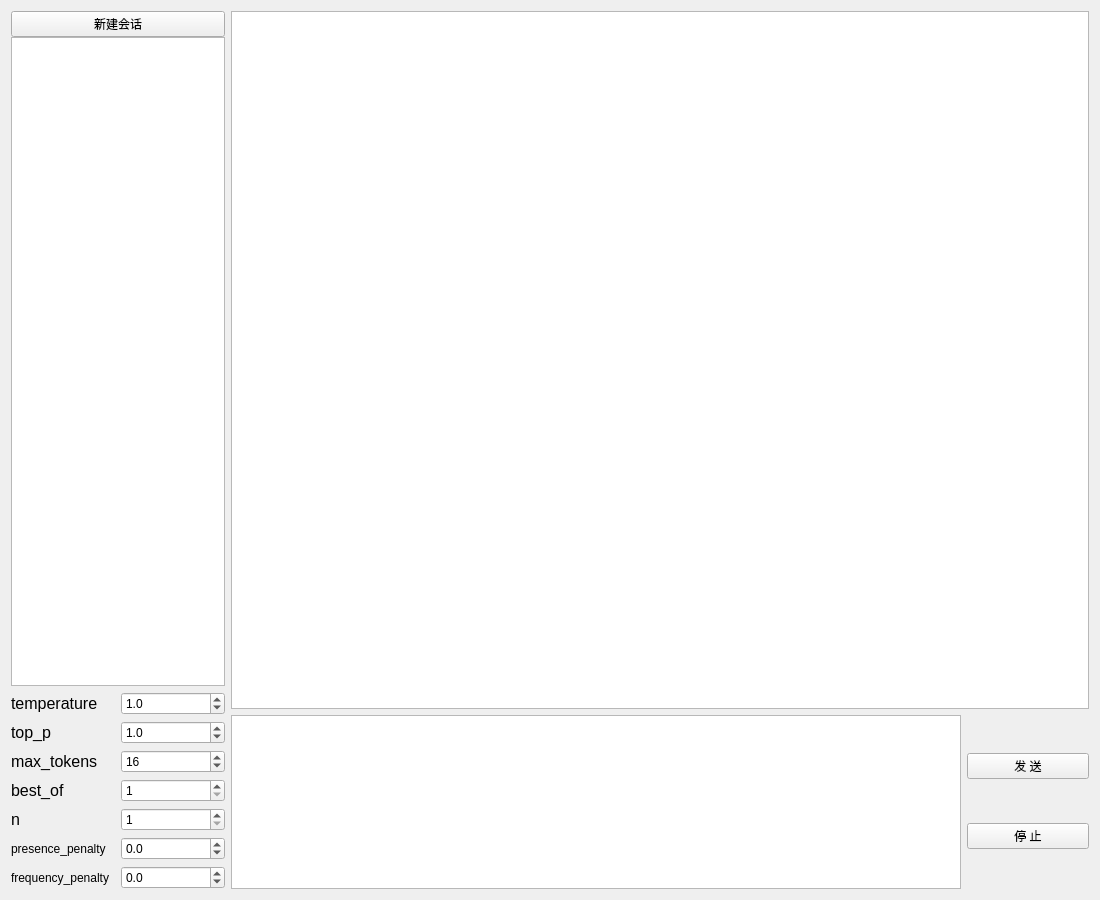
<?xml version="1.0" encoding="UTF-8"?>
<ui version="4.0">
 <class>Frame</class>
 <widget class="QWidget" name="Frame">
  <property name="geometry">
   <rect>
    <x>0</x>
    <y>0</y>
    <width>1100</width>
    <height>900</height>
   </rect>
  </property>
  <property name="maximumSize">
   <size>
    <width>1100</width>
    <height>900</height>
   </size>
  </property>
  <property name="windowTitle">
   <string>ChatGPT</string>
  </property>
  <layout class="QHBoxLayout" name="horizontalLayout_2" stretch="1,4">
   <item>
    <layout class="QVBoxLayout" name="verticalLayout_3" stretch="2,1">
     <item>
      <layout class="QVBoxLayout" name="verticalLayout" stretch="1,8">
       <property name="spacing">
        <number>0</number>
       </property>
       <item>
        <widget class="PushButton" name="btnNewSession">
         <property name="text">
          <string>新建会话</string>
         </property>
        </widget>
       </item>
       <item>
        <widget class="ListWidget" name="lwSessions">
         <property name="styleSheet">
          <string notr="true">backgtound rgb(255, 255, 255,255)</string>
         </property>
        </widget>
       </item>
      </layout>
     </item>
     <item>
      <layout class="QGridLayout" name="gridLayout_2">
       <item row="0" column="0">
        <widget class="QLabel" name="label_2">
         <property name="font">
          <font>
           <pointsize>12</pointsize>
          </font>
         </property>
         <property name="text">
          <string>temperature</string>
         </property>
        </widget>
       </item>
       <item row="0" column="1">
        <widget class="DoubleSpinBox" name="dsbTemperature">
         <property name="decimals">
          <number>1</number>
         </property>
         <property name="maximum">
          <double>2.000000000000000</double>
         </property>
         <property name="singleStep">
          <double>0.100000000000000</double>
         </property>
         <property name="value">
          <double>1.000000000000000</double>
         </property>
        </widget>
       </item>
       <item row="1" column="0">
        <widget class="QLabel" name="label_3">
         <property name="font">
          <font>
           <pointsize>12</pointsize>
          </font>
         </property>
         <property name="text">
          <string>top_p</string>
         </property>
        </widget>
       </item>
       <item row="1" column="1">
        <widget class="DoubleSpinBox" name="dsbTopP">
         <property name="decimals">
          <number>1</number>
         </property>
         <property name="maximum">
          <double>2.000000000000000</double>
         </property>
         <property name="singleStep">
          <double>0.100000000000000</double>
         </property>
         <property name="value">
          <double>1.000000000000000</double>
         </property>
        </widget>
       </item>
       <item row="2" column="0">
        <widget class="QLabel" name="label_4">
         <property name="font">
          <font>
           <pointsize>12</pointsize>
          </font>
         </property>
         <property name="text">
          <string>max_tokens</string>
         </property>
        </widget>
       </item>
       <item row="2" column="1">
        <widget class="SpinBox" name="sbMaxTokens">
         <property name="minimum">
          <number>1</number>
         </property>
         <property name="maximum">
          <number>200</number>
         </property>
         <property name="value">
          <number>16</number>
         </property>
        </widget>
       </item>
       <item row="3" column="0">
        <widget class="QLabel" name="label_9">
         <property name="font">
          <font>
           <pointsize>12</pointsize>
          </font>
         </property>
         <property name="text">
          <string>best_of</string>
         </property>
        </widget>
       </item>
       <item row="3" column="1">
        <widget class="SpinBox" name="sbBestOf">
         <property name="minimum">
          <number>1</number>
         </property>
         <property name="maximum">
          <number>10</number>
         </property>
        </widget>
       </item>
       <item row="4" column="0">
        <widget class="QLabel" name="label_6">
         <property name="font">
          <font>
           <pointsize>12</pointsize>
          </font>
         </property>
         <property name="text">
          <string>n</string>
         </property>
        </widget>
       </item>
       <item row="4" column="1">
        <widget class="SpinBox" name="sbN">
         <property name="minimum">
          <number>1</number>
         </property>
         <property name="maximum">
          <number>10</number>
         </property>
        </widget>
       </item>
       <item row="5" column="0">
        <widget class="QLabel" name="label_7">
         <property name="text">
          <string>presence_penalty</string>
         </property>
        </widget>
       </item>
       <item row="5" column="1">
        <widget class="DoubleSpinBox" name="dsbPresencePenalty">
         <property name="decimals">
          <number>1</number>
         </property>
         <property name="minimum">
          <double>-2.000000000000000</double>
         </property>
         <property name="maximum">
          <double>2.000000000000000</double>
         </property>
         <property name="singleStep">
          <double>0.100000000000000</double>
         </property>
        </widget>
       </item>
       <item row="6" column="0">
        <widget class="QLabel" name="label_8">
         <property name="text">
          <string>frequency_penalty</string>
         </property>
        </widget>
       </item>
       <item row="6" column="1">
        <widget class="DoubleSpinBox" name="dsbFrequencyPenalty">
         <property name="decimals">
          <number>1</number>
         </property>
         <property name="minimum">
          <double>-2.000000000000000</double>
         </property>
         <property name="maximum">
          <double>2.000000000000000</double>
         </property>
         <property name="singleStep">
          <double>0.100000000000000</double>
         </property>
        </widget>
       </item>
      </layout>
     </item>
    </layout>
   </item>
   <item>
    <layout class="QVBoxLayout" name="verticalLayout_4" stretch="4,1">
     <item>
      <widget class="QTextBrowser" name="tbChat">
       <property name="font">
        <font>
         <pointsize>14</pointsize>
        </font>
       </property>
       <property name="styleSheet">
        <string notr="true">backgtound rgb(255, 255, 255,255)</string>
       </property>
      </widget>
     </item>
     <item>
      <layout class="QHBoxLayout" name="horizontalLayout" stretch="6,1">
       <item>
        <widget class="TextEdit" name="teMessage">
         <property name="font">
          <font>
           <pointsize>14</pointsize>
          </font>
         </property>
        </widget>
       </item>
       <item>
        <layout class="QVBoxLayout" name="verticalLayout_2" stretch="8,1">
         <item>
          <widget class="PushButton" name="btnSend">
           <property name="text">
            <string>发 送</string>
           </property>
          </widget>
         </item>
         <item>
          <widget class="PushButton" name="btnStop">
           <property name="text">
            <string>停 止</string>
           </property>
          </widget>
         </item>
        </layout>
       </item>
      </layout>
     </item>
    </layout>
   </item>
  </layout>
 </widget>
 <customwidgets>
  <customwidget>
   <class>PushButton</class>
   <extends>QPushButton</extends>
   <header>qfluentwidgets</header>
  </customwidget>
  <customwidget>
   <class>ListWidget</class>
   <extends>QListWidget</extends>
   <header location="global">qfluentwidgets</header>
  </customwidget>
  <customwidget>
   <class>DoubleSpinBox</class>
   <extends>QDoubleSpinBox</extends>
   <header location="global">qfluentwidgets</header>
  </customwidget>
  <customwidget>
   <class>SpinBox</class>
   <extends>QSpinBox</extends>
   <header location="global">qfluentwidgets</header>
  </customwidget>
  <customwidget>
   <class>TextEdit</class>
   <extends>QTextEdit</extends>
   <header location="global">qfluentwidgets</header>
  </customwidget>
 </customwidgets>
 <resources/>
 <connections/>
</ui>
